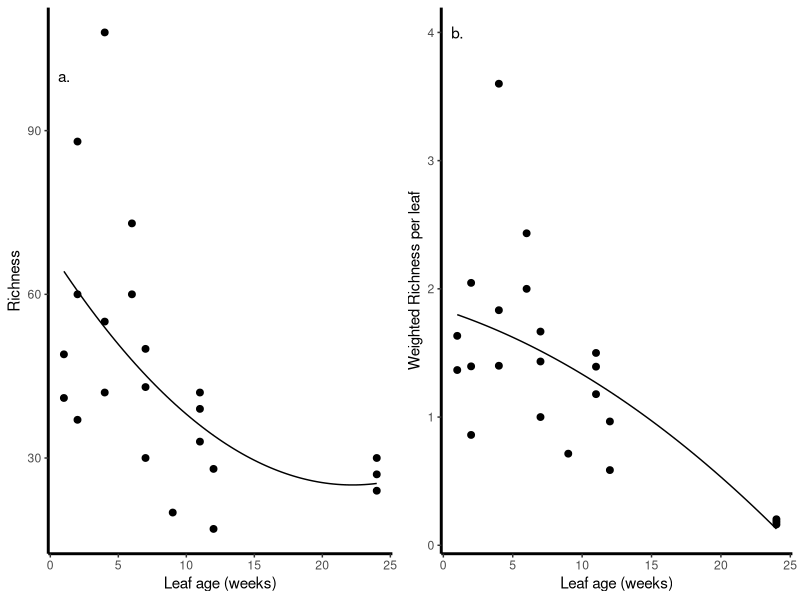

Here is the R script that generated this plot:
# Libraries
library(ggplot2)
library(vegan)
library(plyr)
library(nlme)
library(gridExtra)
library(dplyr)

# Plot themes
## With legend
Theme=theme_classic(base_size=11, base_family="Helvetica") +
    theme(axis.line = element_line(size = 1, colour = "black", linetype = "solid")) +theme(plot.title = element_text(size = 12))
## Without legends
Theme2=Theme+ theme(legend.position="none") + theme(panel.border=element_rect(fill=NA))

# set wd
 setwd("/Users/cata/Documents/CGLab/GitHub/FunExp")

#Color friendly: The palette with black:
cbbPalette <- c("#000000", "#E69F00", "#56B4E9", "#009E73", "#F0E442", "#0072B2", "#D55E00", "#CC79A7")

#Load data
ASVtable=read.table('input_data/ASVtable_FunExp12021-03-24.txt', header=TRUE)
meta.table=read.table('input_data/METAtable_FunExp12021-03-24_sampleNamesFIX.txt', header=TRUE)
# reformatting:
meta.table$leaf_age_weeks=as.numeric(substr(meta.table$leaf_age, 2,3))
meta.table[which(is.na(meta.table$leaf_age_weeks)),6]=0 # replace NA with zero
# to calculate leaves per treatment
leavs_per_age=read.csv('input_data/Leavs_per_age.csv', header=TRUE)
# remove leaves with no fluid
leavs_per_age2= leavs_per_age[-which(is.na(leavs_per_age$Volume)),]
leaves_count=ddply(leavs_per_age, ('AGE_WEEKS'), summarize, count=length(BAND))
colnames(leaves_count)[1]='leaf_age_weeks'

# calculate richness metrics
richness=specnumber(ASVtable)
shannon=diversity(ASVtable, index='shannon')
simpson=diversity(ASVtable, index='simpson')
evenness=shannon/log(richness)
meta.div=data.frame(meta.table, richness, shannon, simpson, evenness)
head(meta.div)

#extract data to focus on pre-experiemnt diversity
Baseline = meta.div[which(meta.div$treatment=='F50'),]
# merge with baseline dataframe
Baseline2=left_join(Baseline, leaves_count, by = "leaf_age_weeks")
# create weighted version of richness
Baseline2$w_richness=Baseline2$richness/Baseline2$count

# plot panels
rich_regional=ggplot(Baseline, aes(leaf_age_weeks, richness))  + geom_point(size=2)+ Theme + ylab('Richness') + xlab('Leaf age (weeks)') + geom_smooth(method=lm, formula=y ~ poly(x,2), se=FALSE, color='black', size=0.5) + annotate('text', label='a.', x=1, y=100)
rich_local=ggplot(Baseline2, aes(leaf_age_weeks, w_richness))  + geom_point(size=2)+ Theme + ylab('Weighted Richness per leaf') + xlab('Leaf age (weeks)') + geom_smooth(method='lm', formula= y ~ poly(x,2), se=FALSE, color='black', size=0.5)+ annotate('text', label='b.', x=1, y=4)


Fig_divControl=arrangeGrob(rich_regional, rich_local, ncol=2)
quartz(width=6, height=3)
plot(Fig_divControl)

# stats
# rich regional
model_baseline=glm(richness ~ leaf_age_weeks, data=Baseline)
summary(model_baseline)

# rich_local
model_baseline2a=glm(w_richness ~ leaf_age_weeks, data=Baseline2)
model_baseline2b=glm(w_richness ~ leaf_age_weeks + leaf_age_weeks^2, data=Baseline2)
AIC(model_baseline2a, model_baseline2b)
summary(model_baseline2a)